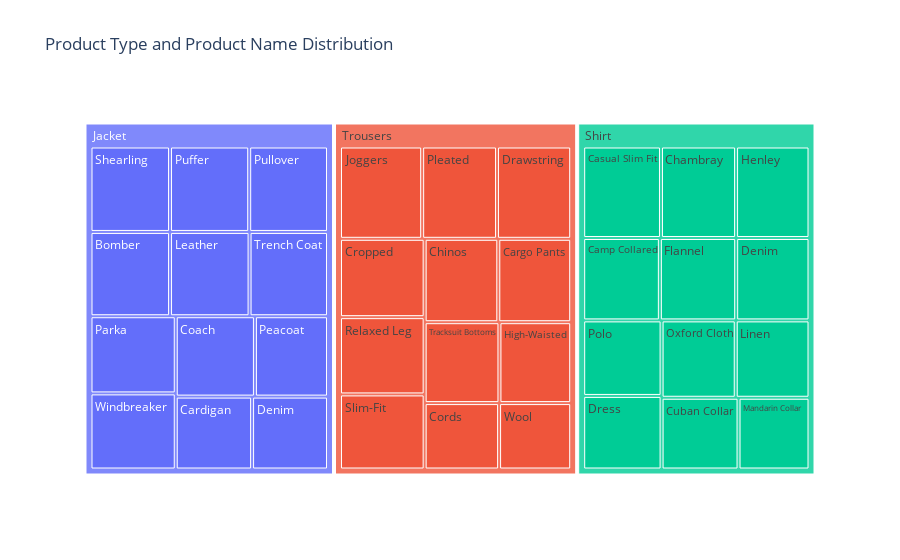

This figure's notebook cell:
### Code cell
fig_treemap = px.treemap(df_1, path=['product_type', 'product_name'], values='total_quantity', 
                         title='Product Type and Product Name Distribution')
fig_treemap.show()

### Figure 1 — Plotly figure (JSON) as saved in the notebook; plotly's stock layout.template omitted (floating-point values rounded to 4 significant figures)
{"data": [{"branchvalues": "total", "domain": {"x": [0, 1], "y": [0, 1]}, "hovertemplate": "labels=%{label}<br>total_quantity=%{value}<br>parent=%{parent}<br>id=%{id}<extra></extra>", "ids": ["Jacket/Bomber", "Shirt/Camp Collared", "Jacket/Cardigan", "Trousers/Cargo Pants", "Shirt/Casual Slim Fit", "Shirt/Chambray", "Trousers/Chinos", "Jacket/Coach", "Trousers/Cords", "Trousers/Cropped", "Shirt/Cuban Collar", "Jacket/Denim", "Shirt/Denim", "Trousers/Drawstring", "Shirt/Dress", "Shirt/Flannel", "Shirt/Henley", "Trousers/High-Waisted", "Trousers/Joggers", "Jacket/Leather", "Shirt/Linen", "Shirt/Mandarin Collar", "Shirt/Oxford Cloth", "Jacket/Parka", "Jacket/Peacoat", "Trousers/Pleated", "Shirt/Polo", "Jacket/Puffer", "Jacket/Pullover", "Trousers/Relaxed Leg", "Jacket/Shearling", "Trousers/Slim-Fit", "Trousers/Tracksuit Bottoms", "Jacket/Trench Coat", "Jacket/Windbreaker", "Trousers/Wool", "Jacket", "Shirt", "Trousers"], "labels": ["Bomber", "Camp Collared", "Cardigan", "Cargo Pants", "Casual Slim Fit", "Chambray", "Chinos", "Coach", "Cords", "Cropped", "Cuban Collar", "Denim", "Denim", "Drawstring", "Dress", "Flannel", "Henley", "High-Waisted", "Joggers", "Leather", "Linen", "Mandarin Collar", "Oxford Cloth", "Parka", "Peacoat", "Pleated", "Polo", "Puffer", "Pullover", "Relaxed Leg", "Shearling", "Slim-Fit", "Tracksuit Bottoms", "Trench Coat", "Windbreaker", "Wool", "Jacket", "Shirt", "Trousers"], "name": "", "parents": ["Jacket", "Shirt", "Jacket", "Trousers", "Shirt", "Shirt", "Trousers", "Jacket", "Trousers", "Trousers", "Shirt", "Jacket", "Shirt", "Trousers", "Shirt", "Shirt", "Shirt", "Trousers", "Trousers", "Jacket", "Shirt", "Shirt", "Shirt", "Jacket", "Jacket", "Trousers", "Shirt", "Jacket", "Jacket", "Trousers", "Jacket", "Trousers", "Trousers", "Jacket", "Jacket", "Trousers", "", "", ""], "type": "treemap", "values": [218, 206, 181, 198, 232, 224, 200, 207, 161, 216, 180, 180, 197, 223, 188, 205, 219, 189, 247, 218, 186, 166, 187, 214, 191, 225, 193, 220, 219, 213, 221, 207, 197, 215, 211, 156, 2495, 2383, 2432]}], "layout": {"legend": {"tracegroupgap": 0}, "title": {"text": "Product Type and Product Name Distribution"}}}
